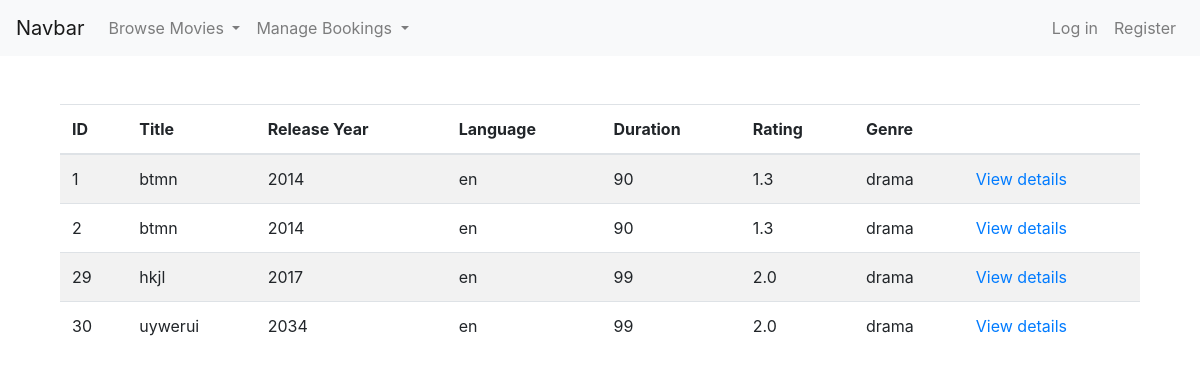
Screenshot of /browse_movies.php with the database file from the repository.
### tables this page shows
CREATE TABLE `movies` (
  `id` int(11) NOT NULL,
  `title` varchar(31) NOT NULL,
  `releaseYear` int(11) NOT NULL,
  `lang` varchar(7) NOT NULL,
  `duration` int(11) NOT NULL,
  `rating` decimal(2,1) NOT NULL,
  `genre` enum('action','animation','comedy','crime','drama','fantasy','horror','romance','sci-fi','thriller','superhero','adventure') NOT NULL,
  `desc` varchar(255) NOT NULL
);

### browse_movies.php (called while the page is built)
<?php
require("templates/browse_movies.php");
require("util/connection.php");
try {
  $header = [
    "id" => "ID",
    "title" => "Title",
    "releaseYear" => "Release Year",
    "lang" => "Language",
    "duration" => "Duration",
    "rating" => "Rating",
    "genre" => "Genre"
  ];
  $rows = $db
    ->query("SELECT id, title, releaseYear, lang, duration, rating, genre, `desc` FROM movies");
  $page = new browseMoviesLayout($header, $rows);
  $page->doc();
} catch (PDOException $e) {
  die($e->getMessage());
}

### templates/browse_movies.php (the view)
<?php
require("master.php");
class browseMoviesLayout extends masterLayout
{
  private $movies;
  private $header;
  function __construct($header, $movies)
  {
    $this->movies = $movies;
    $this->header = $header;
  }
  function main()
  {
?>
    <div class="container">
      <div class="table-responsive">
        <table class="table table-striped">
          <thead>
            <tr>
              <?php foreach (array_values($this->header) as $cell) { ?>
                <th scope="col"><?= $cell ?></th>
              <?php } ?>
              <th></th>
            </tr>
          </thead>
          <tbody>
            <?php foreach ($this->movies as $movie) { ?>
              <tr>
                <?php foreach (array_keys($this->header) as $k) { ?>
                  <td><?= $movie[$k] ?></td>
                <?php } ?>
                <td>
                  <a href="movie_details.php?id=<?= $movie['id'] ?>"> View details </a>
                </td>
              </tr>
            <?php } ?>
          </tbody>
        </table>
      </div>
    </div>
<?php
  }
}
?>

### templates/master.php (shortened to what this page needs)
<?php
abstract class masterLayout
{
  private static function navbar()
  {
?>
    <nav class="navbar navbar-expand-md navbar-light bg-light">
      <a class="navbar-brand" href="index.php">Navbar</a>
      <div class="collapse navbar-collapse" id="navbarNavDropdown">
        <ul class="navbar-nav">
          <?php if (!isset($_SESSION['isAdmin']) || !$_SESSION['isAdmin']) { ?>
            <li class="nav-item dropdown">
              <a class="nav-link dropdown-toggle" href="#" role="button" data-toggle="dropdown" aria-expanded="false">
                Browse Movies
              </a>
            </li>
            <li class="nav-item dropdown">
              <a class="nav-link dropdown-toggle" href="#" role="button" data-toggle="dropdown" aria-expanded="false">
                Manage Bookings
              </a>
            </li>
          <?php } ?>
        </ul>
        <ul class="navbar-nav ml-auto">
          <?php if (isset($_SESSION["userId"])) { ?>
            <li class="nav-item">
              <a href="logout.php" class="nav-link">Log Out</a>
            </li>
            <?php if (!$_SESSION['isAdmin']) { ?>
              <li class="nav-item">
                <a href="edit_profile.php" class="d-none d-md-block nav-link py-0 align-middle" style="font-size: 1.7rem;"><i class="d-inline-block bi bi-person-circle" width="25px"></i></a>
                <a href="edit_profile.php" class="d-md-none nav-link">Edit Profile</a>
              </li>
            <?php } ?>
          <?php } else { ?>
            <li class="nav-item"> <a href="login.php" class="nav-link">Log in</a> </li>
            <li class="nav-item"> <a href="register.php" class="nav-link">Register</a> </li>
          <?php } ?>
        </ul>
      </div>
    </nav>
  <?php
  }
  public function doc()
  {
  ?>
    <!doctype html>
    <html lang="en">
    <head>
      <link rel="stylesheet" href="https://cdn.jsdelivr.net/npm/bootstrap@4.6.2/dist/css/bootstrap.min.css">
      <link rel="stylesheet" href="https://cdn.jsdelivr.net/npm/bootstrap-icons@1.9.1/font/bootstrap-icons.css">
    </head>
    <body>
      <?php self::navbar() ?>
      <main class="container py-5"><?php $this->main() ?></main>
    </body>
    </html>
<?php
  }
}
?>

### rows the page displays
movies: id "1", title "btmn", releaseYear "2014", lang "en", duration "90", rating "1.3", genre "drama"
movies: id "2", title "btmn", releaseYear "2014", lang "en", duration "90", rating "1.3", genre "drama"
movies: id "29", title "hkjl", releaseYear "2017", lang "en", duration "99", rating "2.0", genre "drama"
movies: id "30", title "uywerui", releaseYear "2034", lang "en", duration "99", rating "2.0", genre "drama"

### other values shown
$cell "ID"
$cell "Title"
$cell "Release Year"
$cell "Language"
$cell "Duration"
$cell "Rating"
$cell "Genre"
